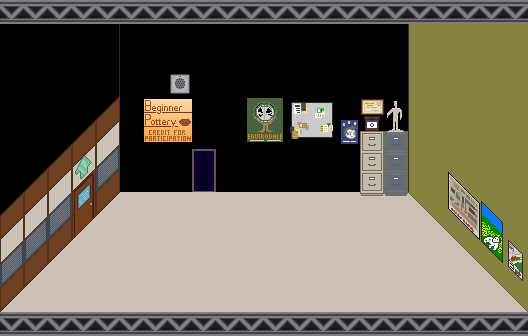

Tiled map render using the project's own tile images. Description and the map definition, with tile-layer contents summarised, below:
An orthogonal 22x14 tile map with 24x24 px tiles, 4 tile layers (Tile Layer 1, Tile Layer 2, Tile Layer 3, Tile Layer 4) and 15 objects (5x sprite, 3x door, couch2, primary, hiddendoortrigger).

<map version="1.0" orientation="orthogonal" width="22" height="14" tilewidth="24" tileheight="24">
 <properties>
  <property name="blue" value="83" />
  <property name="green" value="148" />
  <property name="jumping" value="false" />
  <property name="red" value="152" />
  <property name="soundtrack" value="greendale-alt" />
  <property name="title" value="Dean Inner Office" />
 </properties>
 <tileset firstgid="1" name="deans-office" tilewidth="24" tileheight="24">
  <image source="../images/tilesets/deans-office.png" width="264" height="360" />
 </tileset>
 <layer name="Tile Layer 1" width="22" height="14">
  <data>[308 cells, 202 non-empty, 15 distinct tile ids]</data>
 </layer>
 <layer name="Tile Layer 2" width="22" height="14">
  <data>[308 cells, 60 non-empty, 23 distinct tile ids]</data>
 </layer>
 <layer name="Tile Layer 3" width="22" height="14">
  <data>[308 cells, 22 non-empty, 22 distinct tile ids]</data>
 </layer>
 <layer name="Tile Layer 4" width="22" height="14">
  <data>[308 cells, 2 non-empty, 2 distinct tile ids]</data>
 </layer>
 <objectgroup name="floorspace" width="22" height="14">
  <object x="480" y="264">
   <properties>
    <property name="height" value="18" />
   </properties>
   <polygon points="0,0 -18,0 -48,-30 -30,-30" />
  </object>
  <object x="360" y="245">
   <properties>
    <property name="height" value="25" />
   </properties>
   <polygon points="0,0 29,26 57,26 29,0" />
  </object>
  <object name="couch2" x="252" y="183" width="48" height="14">
   <properties>
    <property name="height" value="12" />
   </properties>
  </object>
  <object name="primary" x="0" y="314" visible="0">
   <properties>
    <property name="primary" value="true" />
   </properties>
   <polygon points="0,0 120,-120 145,-121 240,-120 277,-121 339,-121 348,-119 361,-120 408,-119 410,-117 528,0" />
  </object>
  <object x="318" y="181" width="12" height="13">
   <properties>
    <property name="height" value="17" />
   </properties>
  </object>
  <object x="372" y="192" width="24" height="4">
   <properties>
    <property name="height" value="60" />
   </properties>
  </object>
 </objectgroup>
 <objectgroup name="nodes" width="22" height="14">
  <object name="main" type="door" x="78" y="185" width="16" height="53">
   <properties>
    <property name="button" value="LEFT" />
    <property name="level" value="deans-office" />
    <property name="to" value="dean2" />
   </properties>
  </object>
  <object name="filecabinet" type="door" x="192" y="144" width="24" height="50">
   <properties>
    <property name="hideable" value="true" />
    <property name="level" value="deans-closet" />
    <property name="offset_hidden_x" value="-15" />
    <property name="offset_hidden_y" value="-12" />
    <property name="offset_shown_x" value="-51" />
    <property name="offset_shown_y" value="-12" />
    <property name="sound" value="false" />
    <property name="sprite" value="dean_closet" />
    <property name="sprite_height" value="65" />
    <property name="sprite_width" value="48" />
    <property name="to" value="main" />
    <property name="trigger" value="doortriggers.dalmatian" />
   </properties>
  </object>
  <object type="hiddendoortrigger" x="335" y="158" width="24" height="40">
   <properties>
    <property name="height" value="42" />
    <property name="message" value="Move dalmatian statue?" />
    <property name="sprite" value="dalmatian" />
    <property name="target" value="filecabinet" />
    <property name="width" value="24" />
   </properties>
  </object>
  <object type="sprite" x="96" y="192" width="24" height="24">
   <properties>
    <property name="depth" value="4" />
    <property name="flip" value="true" />
    <property name="height" value="24" />
    <property name="sheet" value="images/sprites/greendale/smallfilecabinet.png" />
    <property name="width" value="24" />
   </properties>
  </object>
  <object type="sprite" x="432" y="216" width="48" height="48">
   <properties>
    <property name="depth" value="30" />
    <property name="flip" value="true" />
    <property name="height" value="48" />
    <property name="sheet" value="images/sprites/greendale/deanssmalldesk.png" />
    <property name="width" value="48" />
   </properties>
  </object>
  <object type="sprite" x="360" y="216" width="58" height="55">
   <properties>
    <property name="depth" value="24" />
    <property name="direction" value="right" />
    <property name="height" value="55" />
    <property name="sheet" value="images/sprites/greendale/deansdesk.png" />
    <property name="width" value="58" />
   </properties>
  </object>
  <object type="sprite" x="237" y="164" width="71" height="28">
   <properties>
    <property name="depth" value="15" />
    <property name="height" value="35" />
    <property name="sheet" value="images/sprites/greendale/couch2.png" />
    <property name="width" value="70" />
   </properties>
  </object>
  <object type="sprite" x="312" y="158" width="22" height="31">
   <properties>
    <property name="depth" value="11" />
    <property name="height" value="40" />
    <property name="sheet" value="images/sprites/greendale/sidetable.png" />
    <property name="width" value="20" />
   </properties>
  </object>
  <object name="vent" type="door" x="224" y="3" width="65" height="21" />
 </objectgroup>
</map>
